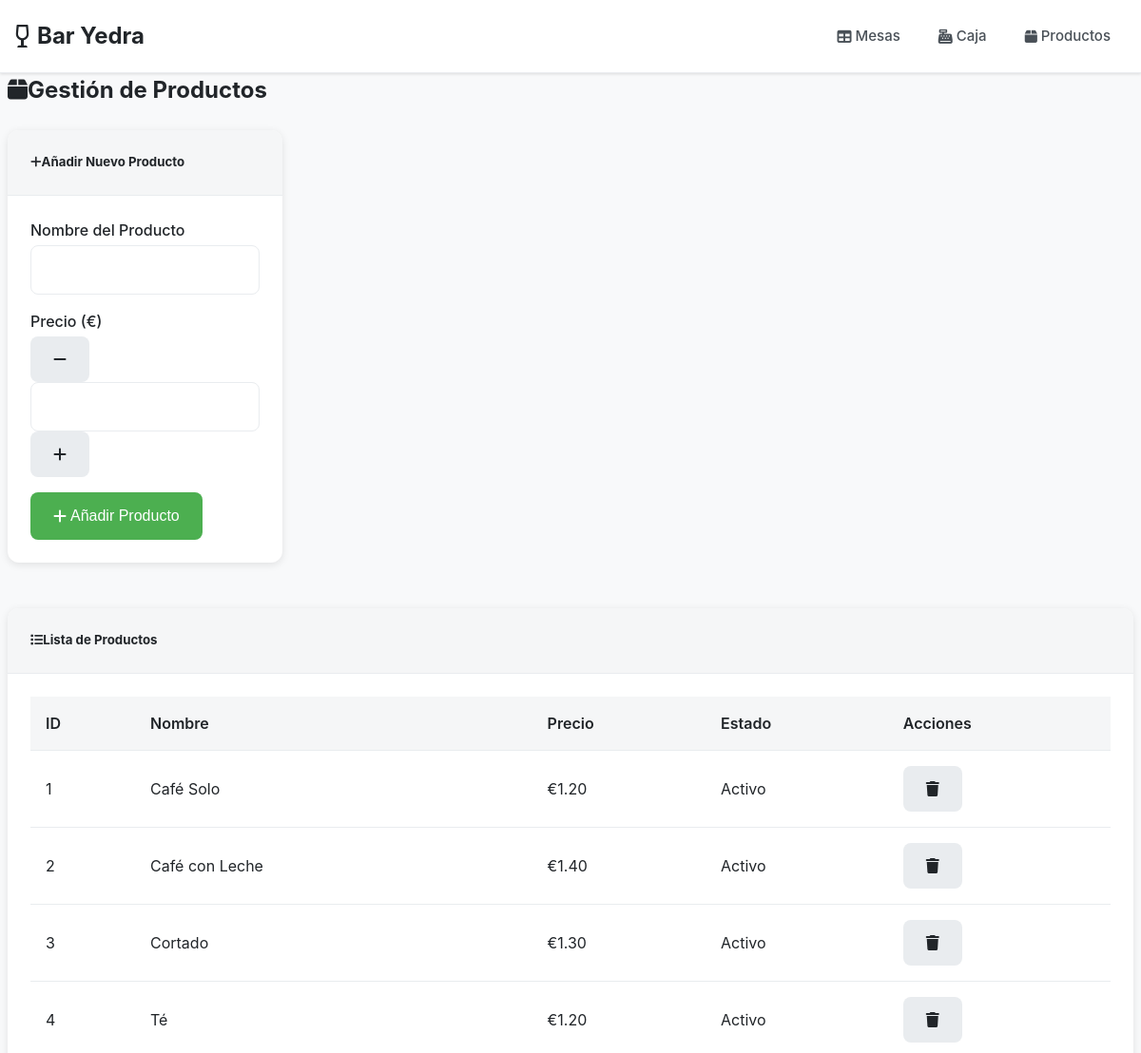
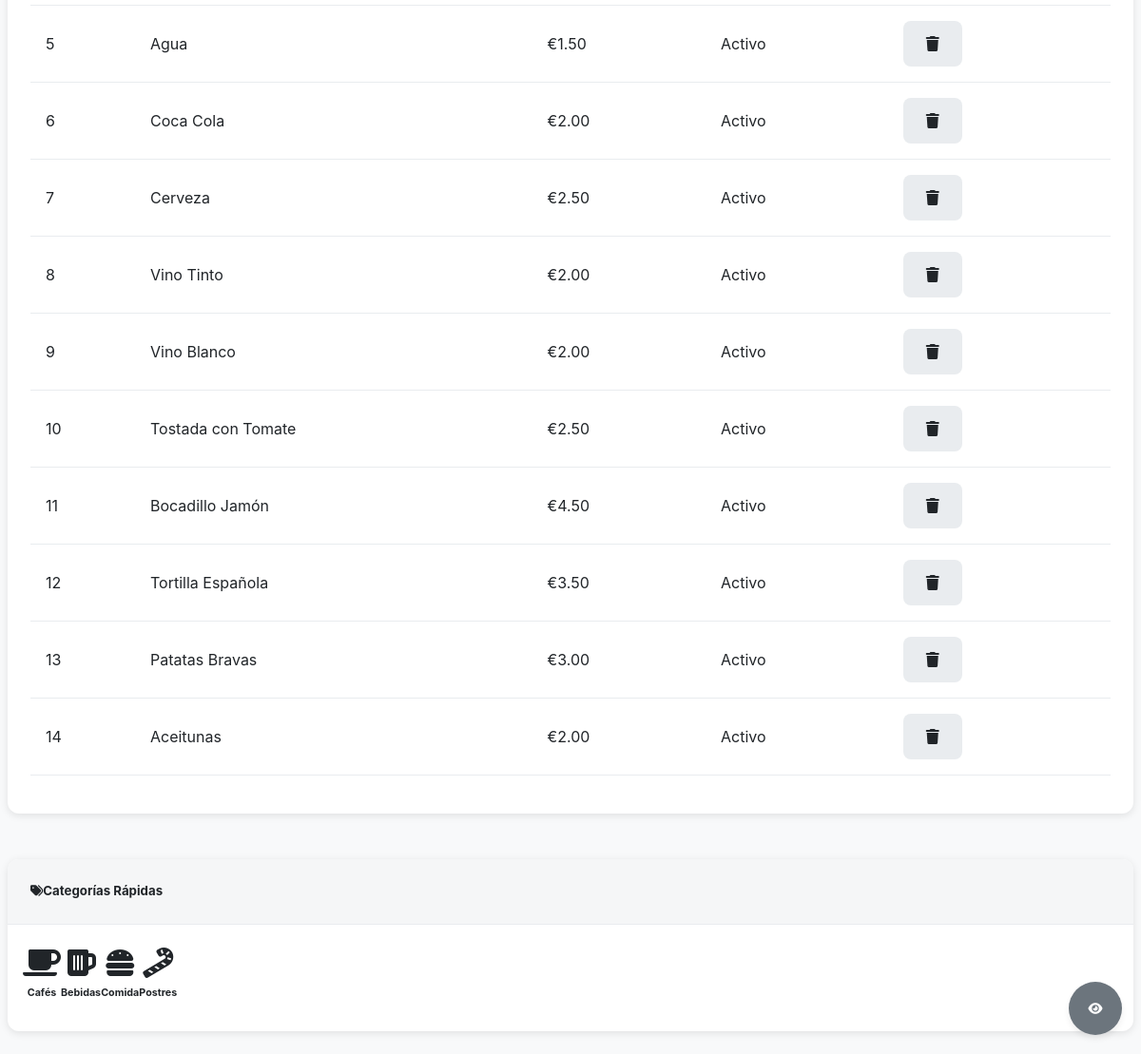
Page /products on the committed database (2 pictures, top to bottom).
### models.py (models this page shows, shortened)
class Producto(db.Model):
    id = db.Column(db.Integer, primary_key=True)
    nombre = db.Column(db.String(100), nullable=False)
    precio = db.Column(db.Numeric(10, 2), nullable=False)
    activo = db.Column(db.Boolean, default=True)

### app.py (the view)
@app.route('/products')
def products():
    productos = Producto.query.all()
    return render_template('products.html', productos=productos)

### templates/products.html (shortened to what this page needs)
{% extends "layout.html" %}
{% block content %}
<div class="row">
    <div class="col-12">
        <h2 class="mb-4">
            <i class="fas fa-box me-2"></i>Gestión de Productos
        </h2>
    </div>
</div>
<div class="row mb-4">
    <div class="col-md-6">
        <div class="card">
            <div class="card-header bg-success text-white">
                <h5 class="mb-0">
                    <i class="fas fa-plus me-2"></i>Añadir Nuevo Producto
                </h5>
            </div>
            <div class="card-body">
                <form method="POST" action="{{ url_for('add_product') }}">
                    <div class="mb-3">
                        <label for="nombre" class="form-label">Nombre del Producto</label>
                        <input type="text" class="form-control" name="nombre" id="nombre" required>
                    </div>
                    <div class="mb-3">
                        <label for="precio" class="form-label">Precio (€)</label>
                        <input type="number" class="form-control" name="precio" id="precio"
                               step="0.01" min="0" required>
                    </div>
                    <button type="submit" class="btn btn-success">
                        <i class="fas fa-plus me-2"></i>Añadir Producto
                    </button>
                </form>
            </div>
        </div>
    </div>
</div>
<div class="row">
    <div class="col-12">
        <div class="card">
            <div class="card-header">
                <h5 class="mb-0">
                    <i class="fas fa-list me-2"></i>Lista de Productos
                </h5>
            </div>
            <div class="card-body">
                {% if productos %}
                <div class="table-responsive">
                    <table class="table table-striped">
                        <thead>
                            <tr>
                                <th>ID</th>
                                <th>Nombre</th>
                                <th>Precio</th>
                                <th>Estado</th>
                                <th>Acciones</th>
                            </tr>
                        </thead>
                        <tbody>
                            {% for producto in productos %}
                            <tr>
                                <td>{{ producto.id }}</td>
                                <td>{{ producto.nombre }}</td>
                                <td class="fw-bold">{{ "€%.2f"|format(producto.precio) }}</td>
                                <td>
                                    {% if producto.activo %}
                                        <span class="badge bg-success">Activo</span>
                                    {% else %}
                                        <span class="badge bg-secondary">Inactivo</span>
                                    {% endif %}
                                </td>
                                <td>
                                    <a href="{{ url_for('delete_product', producto_id=producto.id) }}"
                                       class="btn btn-sm btn-outline-danger"
                                       onclick="return confirm('¿Está seguro de que desea eliminar este producto?')">
                                        <i class="fas fa-trash"></i>
                                    </a>
                                </td>
                            </tr>
                            {% endfor %}
                        </tbody>
                    </table>
                </div>
                {% else %}
                <div class="text-center py-4">
                    <i class="fas fa-box-open fa-3x text-muted mb-3"></i>
                    <p class="text-muted">No hay productos registrados</p>
                </div>
                {% endif %}
            </div>
        </div>
    </div>
</div>
<div class="row mt-4">
    <div class="col-12">
        <div class="card">
            <div class="card-header bg-info text-white">
                <h5 class="mb-0">
                    <i class="fas fa-tags me-2"></i>Categorías Rápidas
                </h5>
            </div>
            <div class="card-body">
                <div class="row">
                    <div class="col-md-3 mb-2">
                        <div class="category-card bg-light p-3 text-center">
                            <i class="fas fa-coffee fa-2x mb-2 text-brown"></i>
                            <h6>Cafés</h6>
                        </div>
                    </div>
                    <div class="col-md-3 mb-2">
                        <div class="category-card bg-light p-3 text-center">
                            <i class="fas fa-beer fa-2x mb-2 text-warning"></i>
                            <h6>Bebidas</h6>
                        </div>
                    </div>
                    <div class="col-md-3 mb-2">
                        <div class="category-card bg-light p-3 text-center">
                            <i class="fas fa-hamburger fa-2x mb-2 text-danger"></i>
                            <h6>Comida</h6>
                        </div>
                    </div>
                    <div class="col-md-3 mb-2">
                        <div class="category-card bg-light p-3 text-center">
                            <i class="fas fa-candy-cane fa-2x mb-2 text-success"></i>
                            <h6>Postres</h6>
                        </div>
                    </div>
                </div>
            </div>
        </div>
    </div>
</div>
{% endblock %}

### static/css/style.css (style rules this page uses)
* { margin: 0; padding: 0; box-sizing: border-box; }
:root { --color-bg: #f8f9fa; --color-white: #ffffff; --color-gray-light: #f5f6f7; --color-gray-medium: #e9ecef; --color-gray-dark: #6c757d; --color-text: #212529; --color-text-light: #495057; --color-libre: #4CAF50; --color-ocupada: #FFC107; --color-pagada: #2196F3; --color-danger: #f44336; --shadow-light: 0 1px 3px rgba(0, 0, 0, 0.12); --shadow-medium: 0 4px 6px rgba(0, 0, 0, 0.07); --shadow-card: 0 2px 8px rgba(0, 0, 0, 0.1); --border-radius: 8px; --border-radius-large: 12px; --spacing-xs: 4px; --spacing-sm: 8px; --spacing-md: 16px; --spacing-lg: 24px; --spacing-xl: 32px; }
body { font-family: -apple-system, BlinkMacSystemFont, 'Segoe UI', 'Roboto', 'Oxygen', 'Ubuntu', 'Cantarell', sans-serif; font-size: 16px; line-height: 1.5; color: var(--color-text); background-color: var(--color-bg); -webkit-font-smoothing: antialiased; -moz-osx-font-smoothing: grayscale; }
.btn { display: inline-flex; align-items: center; justify-content: center; gap: var(--spacing-xs); padding: var(--spacing-md) var(--spacing-lg); border: none; border-radius: var(--border-radius); font-size: 16px; font-weight: 500; text-decoration: none; cursor: pointer; transition: all 0.2s ease; min-height: 48px; min-width: 48px; background-color: var(--color-gray-medium); color: var(--color-text); }
.btn-success { background-color: var(--color-libre); color: var(--color-white); }
.card { background-color: var(--color-white); border-radius: var(--border-radius-large); box-shadow: var(--shadow-card); overflow: hidden; margin-bottom: var(--spacing-lg); }
.card-header { padding: var(--spacing-lg); border-bottom: 1px solid var(--color-gray-medium); background-color: var(--color-gray-light); }
.card-body { padding: var(--spacing-lg); }
.row { display: flex; flex-wrap: wrap; margin: 0 calc(-1 * var(--spacing-sm)); }
.col-12 { flex: 0 0 100%; max-width: 100%; }
.form-control { display: block; width: 100%; padding: var(--spacing-md); font-size: 16px; border: 1px solid var(--color-gray-medium); border-radius: var(--border-radius); background-color: var(--color-white); transition: border-color 0.2s ease; min-height: 48px; }
.form-label { display: block; margin-bottom: var(--spacing-xs); font-weight: 500; color: var(--color-text); }
.table { width: 100%; border-collapse: collapse; margin-bottom: var(--spacing-md); }
.table th, .table td { padding: var(--spacing-md); text-align: left; border-bottom: 1px solid var(--color-gray-medium); }
.table th { font-weight: 600; background-color: var(--color-gray-light); }
.text-center { text-align: center; }
.mb-0 { margin-bottom: 0; }
.mb-2 { margin-bottom: var(--spacing-sm); }
.mb-3 { margin-bottom: var(--spacing-md); }
.mb-4 { margin-bottom: var(--spacing-lg); }
.mt-4 { margin-top: var(--spacing-lg); }

### rows in the picture
Producto: id "1", nombre "Café Solo", precio "€1.20", activo "Activo"
Producto: id "2", nombre "Café con Leche", precio "€1.40", activo "Activo"
Producto: id "3", nombre "Cortado", precio "€1.30", activo "Activo"
Producto: id "4", nombre "Té", precio "€1.20", activo "Activo"
Producto: id "5", nombre "Agua", precio "€1.50", activo "Activo"
Producto: id "6", nombre "Coca Cola", precio "€2.00", activo "Activo"
Producto: id "7", nombre "Cerveza", precio "€2.50", activo "Activo"
Producto: id "8", nombre "Vino Tinto", precio "€2.00", activo "Activo"
Producto: id "9", nombre "Vino Blanco", precio "€2.00", activo "Activo"
Producto: id "10", nombre "Tostada con Tomate", precio "€2.50", activo "Activo"
Producto: id "11", nombre "Bocadillo Jamón", precio "€4.50", activo "Activo"
Producto: id "12", nombre "Tortilla Española", precio "€3.50", activo "Activo"
Producto: id "13", nombre "Patatas Bravas", precio "€3.00", activo "Activo"
Producto: id "14", nombre "Aceitunas", precio "€2.00", activo "Activo"
